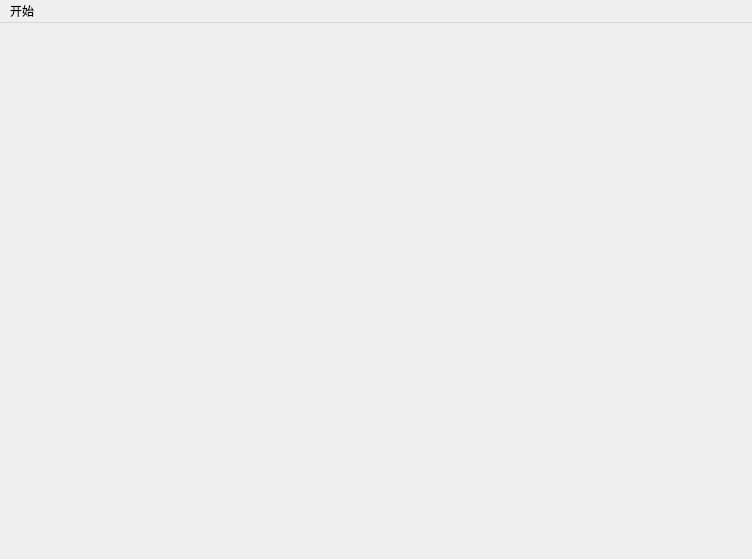
<?xml version="1.0" encoding="UTF-8"?>
<ui version="4.0">
 <class>MainScene</class>
 <widget class="QMainWindow" name="MainScene">
  <property name="geometry">
   <rect>
    <x>0</x>
    <y>0</y>
    <width>752</width>
    <height>559</height>
   </rect>
  </property>
  <property name="windowTitle">
   <string>MainScene</string>
  </property>
  <widget class="QWidget" name="centralwidget"/>
  <widget class="QMenuBar" name="menubar">
   <property name="geometry">
    <rect>
     <x>0</x>
     <y>0</y>
     <width>752</width>
     <height>30</height>
    </rect>
   </property>
   <widget class="QMenu" name="menu">
    <property name="title">
     <string>开始</string>
    </property>
    <addaction name="actionQuit"/>
   </widget>
   <addaction name="menu"/>
  </widget>
  <action name="actionQuit">
   <property name="text">
    <string>退出</string>
   </property>
  </action>
 </widget>
 <resources/>
 <connections/>
</ui>
